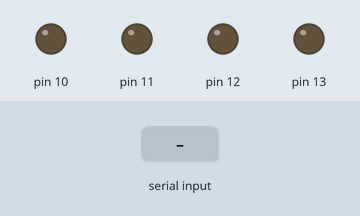
Bench run of a sketch on a simulated Arduino Mega 2560, built with avr-gcc and run on an emulated ATmega2560. Shown: output pins drawn as LEDs (lit = HIGH). The test bench sets the inputs (shaded band).

Above: at 1.2 s.
1.3 s: "a" received over the second serial link
At 1.6 s:
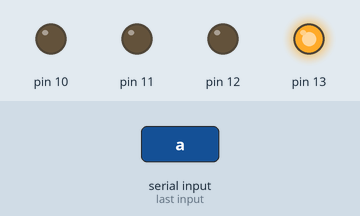
4.3 s: "b" received over the second serial link
At 5.1 s:
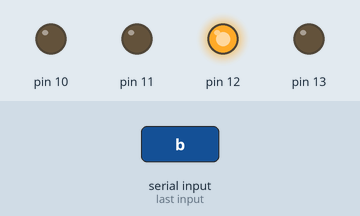
7.3 s: "c" received over the second serial link
At 8.6 s:
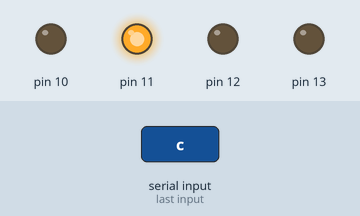
10.3 s: "d" received over the second serial link
At 10.9 s:
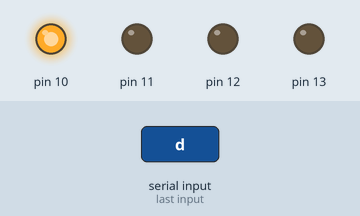
Timing chart, 0 to 13.5 s (numbered marks = the images above; inputs shaded):
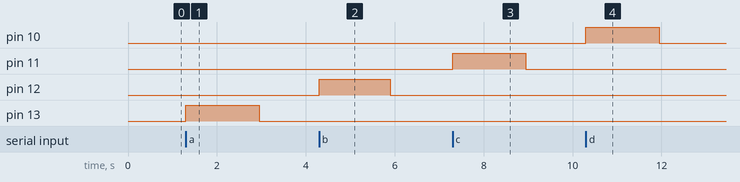

Measured:
- after the input at 1.3 s, pin 13: LOW → HIGH at once, → LOW 1.7 s later
- after the input at 4.3 s, pin 12: LOW → HIGH at once, → LOW 1.6 s later
- after the input at 7.3 s, pin 11: LOW → HIGH at once, → LOW 1.7 s later
- after the input at 10.3 s, pin 10: LOW → HIGH at once, → LOW 1.7 s later

The sketch:

bluetomotorfinal2.ino
```cpp
void setup(){
   Serial1.begin(9600);
   pinMode(13,OUTPUT);
   pinMode(12,OUTPUT);
   pinMode(10,OUTPUT);
   pinMode(11,OUTPUT);

}

void loop(){


  while (Serial1.available()>0)//Declaramos un sentencia, Mientras el puerto Serial este disponible se empieza el ciclo
  {
    char dato= Serial1.read(); //Declaramos una variable de tipo carácter y Seo lee la variale enviada desde el Bluetooth.

    switch(dato)
    {
    case 'a': //Si en el caso de ser A la varible enviada, entonces:
      {
        digitalWrite(13,HIGH);//La señal será alta, encenderá el LED.
        digitalWrite(12,LOW);//La señal será alta, encenderá el LED.
        delay(1650);
        digitalWrite(13,LOW);//La señal será alta, encenderá el LED.
        break;


      }

    case 'b': //Si en el caso de ser A la variable enviada, entonceS:
      { digitalWrite(12,HIGH);//La señal será alta, encenderá el LED.
        digitalWrite(13,LOW);//La señal será alta, encenderá el LED.
        delay(1600);
        digitalWrite(12,LOW);//La señal será alta, encenderá el LED.
        break;
      }

     case 'c': //Si en el caso de ser A la varible enviada, entonces:
      {
        digitalWrite(11,HIGH);//La señal será alta, encenderá el LED.
        digitalWrite(10,LOW);//La señal será alta, encenderá el LED.
        delay(1650);
        digitalWrite(11,LOW);//La señal será alta, encenderá el LED.
        break;
      }

   case 'd':
      {
        digitalWrite(10,HIGH);//La señal será alta, encenderá el motor
        digitalWrite(11,LOW);//La señal será baja y apagara el motor
        delay(1650);
        digitalWrite(10,LOW);//La señal será baja y apagara el motor
        break;
      }
    }
  }
}
```
